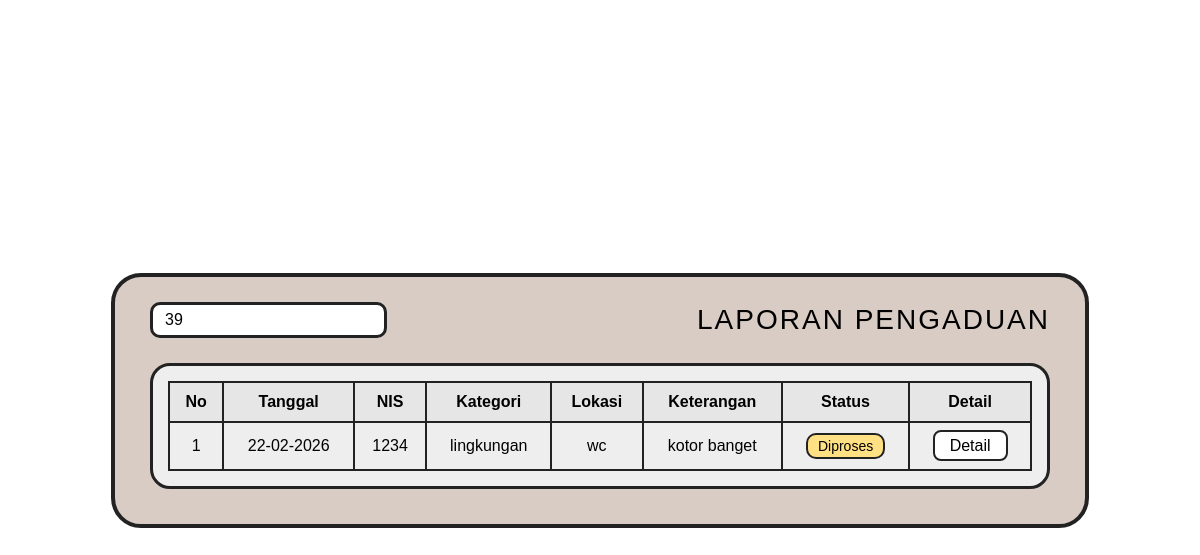
/azzhra.ujikom/siswa/data-aspirasi.php?cari=39, run on the app's committed database.
### tables this page shows
CREATE TABLE `input_aspirasi` (
  `id_pelaporan` int(11) NOT NULL,
  `nis` varchar(10) NOT NULL,
  `id_kategori` int(11) NOT NULL,
  `lokasi` varchar(50) NOT NULL,
  `keterangan` varchar(50) NOT NULL,
  `status` enum('menunggu','proses','selesai') NOT NULL,
  `feedback` varchar(50) DEFAULT NULL,
  `tanggal` date NOT NULL
);

CREATE TABLE `kategori` (
  `id_kategori` int(11) NOT NULL,
  `ket_kategori` varchar(30) NOT NULL
);

### azzhra.ujikom/siswa/data-aspirasi.php (the view, shortened to what this page needs)
<?php
$koneksi = mysqli_connect("localhost","root","","ujikom-12rpl2-zibriliant");
$cari = isset($_GET['cari']) ? mysqli_real_escape_string($koneksi, $_GET['cari']) : '';
if($cari != ''){
    $data = mysqli_query($koneksi,"
        SELECT ia.*, k.ket_kategori
        FROM input_aspirasi ia
        LEFT JOIN kategori k ON ia.id_kategori = k.id_kategori
        WHERE ia.id_pelaporan LIKE '%$cari%'
        OR ia.nis LIKE '%$cari%'
        OR k.ket_kategori LIKE '%$cari%'
        OR ia.lokasi LIKE '%$cari%'
        OR ia.keterangan LIKE '%$cari%'
        OR ia.tanggal LIKE '%$cari%'
        ORDER BY ia.tanggal DESC
    ");
}
?>
<!DOCTYPE html>
<html lang="id">
<head>
</head>
<body>
<div class="container">
<div class="header">
<form method="GET">
<input type="text" name="cari" class="search" placeholder="Cari..." value="<?= $cari ?>">
</form>
<div class="title">LAPORAN PENGADUAN</div>
</div>
<div class="table-box">
<table>
<tr>
<th>No</th>
<th>Tanggal</th>
<th>NIS</th>
<th>Kategori</th>
<th>Lokasi</th>
<th>Keterangan</th>
<th>Status</th>
<th>Detail</th>
</tr>
<?php
$no = 1;
while($row=mysqli_fetch_assoc($data)){
?>
<tr>
<td><?= $no++ ?></td>
<td><?= date('d-m-Y', strtotime($row['tanggal'])) ?></td>
<td><?= $row['nis'] ?></td>
<td><?= $row['ket_kategori'] ?></td>
<td><?= $row['lokasi'] ?></td>
<td><?= $row['keterangan'] ?></td>
<td><span class="status">Diproses</span></td>
<td>
<a href="detail-aspirasi.php?id=<?= $row['id_pelaporan'] ?>" class="detail-btn">Detail</a>
</td>
</tr>
<?php } ?>
</table>
</div>
</div>
</body>
</html>

### azzhra.ujikom/siswa/data-aspirasi.php (style rules this page uses)
body { margin:0; height:100vh; display:flex; justify-content:center; align-items:center; background:#ffffff; font-family:"Comic Sans MS", Arial, sans-serif; }
.container { width:900px; background:#d8ccc4; border:4px solid #222; border-radius:30px; padding:25px 35px 35px; }
.header { display:flex; justify-content:space-between; align-items:center; margin-bottom:25px; }
.title { font-size:28px; letter-spacing:2px; }
.search { border:3px solid #222; border-radius:10px; padding:6px 12px; font-size:16px; }
.table-box { background:#eee; border:3px solid #222; border-radius:20px; padding:15px; }
table { width:100%; border-collapse:collapse; text-align:center; }
th,td { border:2px solid #222; padding:10px; }
th { background:#e6e6e6; }
.status { background:#ffe082; padding:3px 10px; border-radius:10px; border:2px solid #222; display:inline-block; font-size:14px; }
.detail-btn { border:2px solid #222; padding:5px 15px; border-radius:8px; background:#fff; cursor:pointer; text-decoration:none; color:black; }

### data on the page
input_aspirasi: tanggal "22-02-2026", nis "1234", id_kategori.ket_kategori "lingkungan", lokasi "wc", keterangan "kotor banget"
